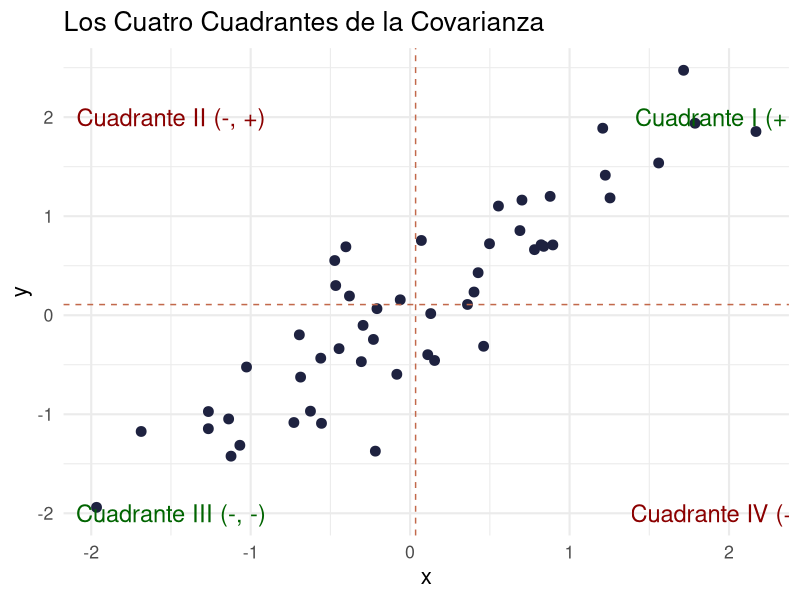
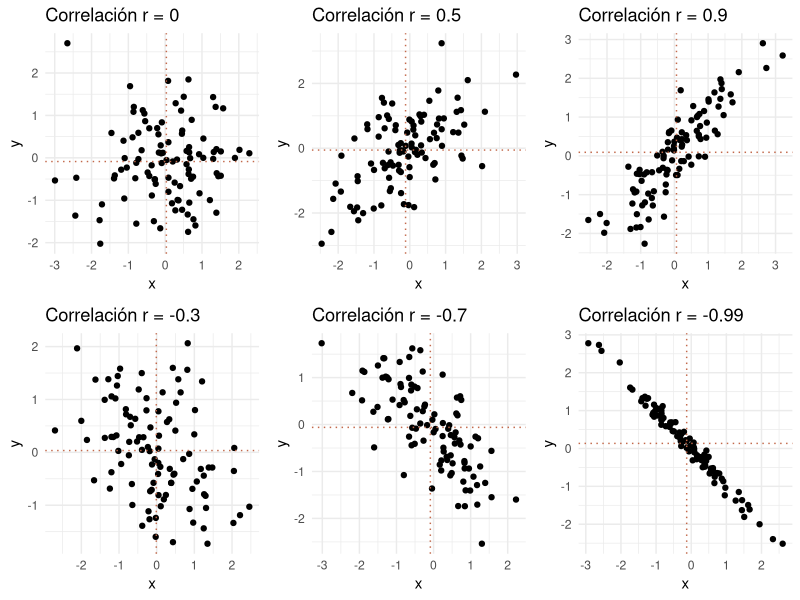
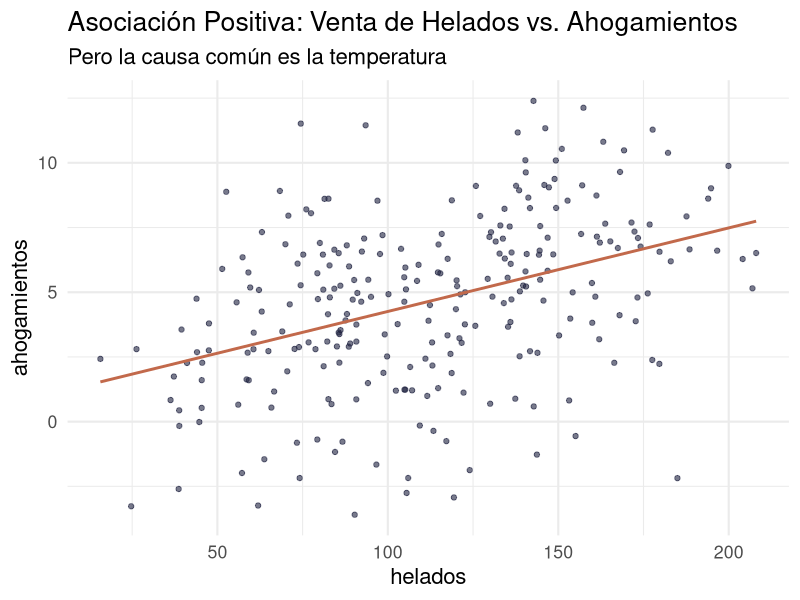
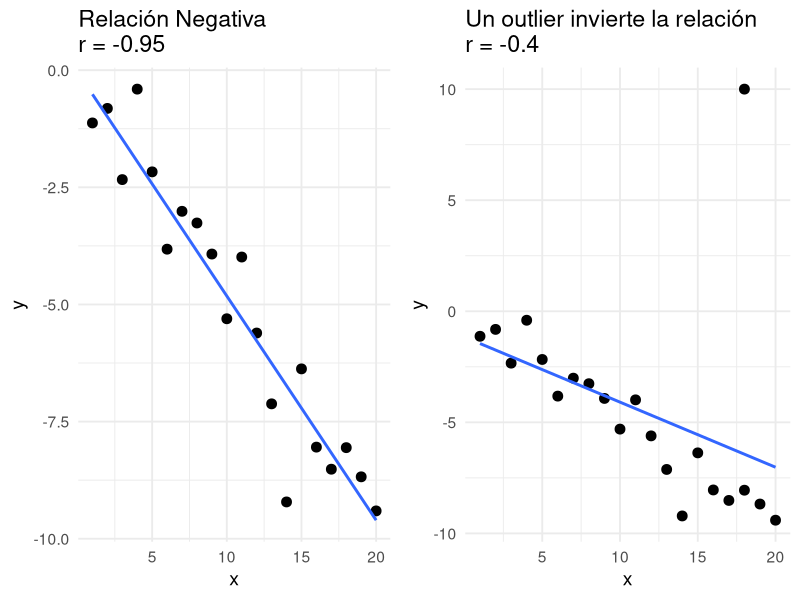
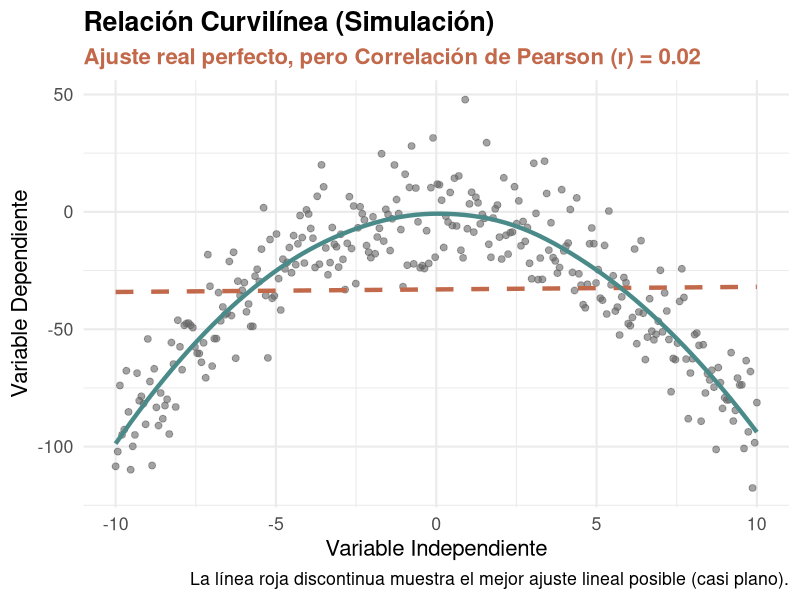
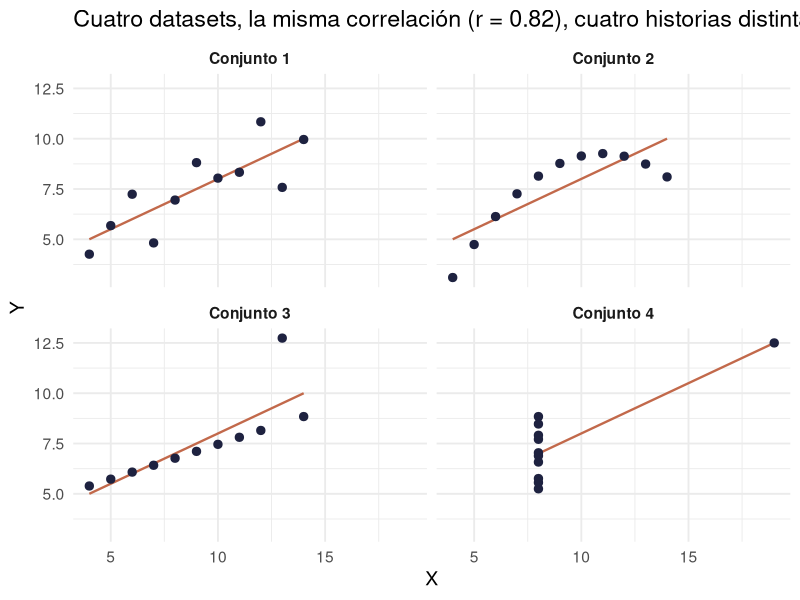

Here is the R script that generated these plots, in order:
## ---- chunk 1
library(tidyverse)
set.seed(123)
datos_cov <- tibble(x = rnorm(50), y = x + rnorm(50, 0, 0.5))
mean_x <- mean(datos_cov$x)
mean_y <- mean(datos_cov$y)
ggplot(datos_cov, aes(x, y)) +
  geom_point(size=3, color="#1E2240") +
  geom_vline(xintercept = mean_x, color = "#C2694B", linetype = "dashed") +
  geom_hline(yintercept = mean_y, color = "#C2694B", linetype = "dashed") +
  annotate("text", x = 2, y = 2, label = "Cuadrante I (+, +)", color = "darkgreen", size=6) +
  annotate("text", x = -1.5, y = 2, label = "Cuadrante II (-, +)", color = "darkred", size=6) +
  annotate("text", x = -1.5, y = -2, label = "Cuadrante III (-, -)", color = "darkgreen", size=6) +
  annotate("text", x = 2, y = -2, label = "Cuadrante IV (+, -)", color = "darkred", size=6) +
  labs(title="Los Cuatro Cuadrantes de la Covarianza") +
  theme_minimal(base_size=16)
## ---- chunk 2


library(ggplot2)
library(gridExtra)
# Función para crear un conjunto de datos con una correlación específica
crear_datos <- function(n, cor) {
  x <- rnorm(n)
  y <- cor * x + sqrt(1 - cor^2) * rnorm(n)
  data.frame(x = x, y = y)
}

# Crear seis conjuntos de datos con diferentes correlaciones
set.seed(42)
datos_0 <- crear_datos(100, 0)
datos_neg03 <- crear_datos(100, -0.3)
datos_pos05 <- crear_datos(100, 0.5)
datos_neg07 <- crear_datos(100, -0.7)
datos_pos09 <- crear_datos(100, 0.9)
datos_neg099 <- crear_datos(100, -0.99)

# Función para crear gráficos con líneas de la media
crear_grafico <- function(data, title) {
  ggplot(data, aes(x = x, y = y)) + 
    geom_point() + 
    geom_vline(xintercept = mean(data$x), color = "#C2694B", linetype = "dotted") +  # Línea vertical para la media de x
    geom_hline(yintercept = mean(data$y), color = "#C2694B", linetype = "dotted") +  # Línea horizontal para la media de y
    labs(title = title) + 
    theme_minimal()
}

# Crear los gráficos individuales con líneas de la media
g0 <- crear_grafico(datos_0, "Correlación r = 0")
g_neg03 <- crear_grafico(datos_neg03, "Correlación r = -0.3")
g_pos05 <- crear_grafico(datos_pos05, "Correlación r = 0.5")
g_neg07 <- crear_grafico(datos_neg07, "Correlación r = -0.7")
g_pos09 <- crear_grafico(datos_pos09, "Correlación r = 0.9")
g_neg099 <- crear_grafico(datos_neg099, "Correlación r = -0.99")

# Organizar los gráficos en una cuadrícula 2x3
grid.arrange(g0,g_pos05, g_pos09,g_neg03, g_neg07, g_neg099, ncol = 3)


## ---- chunk 3
# Datos simulados para el ejemplo
set.seed(123)
datos_esp <- tibble(
  temperatura = rep(10:35, each=10),
  helados = temperatura * 5 + rnorm(260, 0, 20),
  ahogamientos = temperatura * 0.2 + rnorm(260, 0, 3)
)
ggplot(datos_esp, aes(x = helados, y = ahogamientos)) +
  geom_point(color = "#1E2240", alpha=0.6) +
  geom_smooth(method="lm", color="#C2694B", se=FALSE) +
  labs(title="Asociación Positiva: Venta de Helados vs. Ahogamientos",
       subtitle="Pero la causa común es la temperatura") +
  theme_minimal(base_size=16)
## ---- chunk 4
set.seed(1)
datos_outlier <- tibble(x = 1:20, y = -0.5*x + rnorm(20))
r1 <- cor(datos_outlier$x, datos_outlier$y)
p1 <- ggplot(datos_outlier, aes(x,y)) + geom_point(size=3) + geom_smooth(method="lm", se=F) + labs(title=paste("Relación Negativa\nr =", round(r1,2))) + theme_minimal(base_size=14)

datos_outlier_mod <- bind_rows(datos_outlier, tibble(x=18, y=10))
r2 <- cor(datos_outlier_mod$x, datos_outlier_mod$y)
p2 <- ggplot(datos_outlier_mod, aes(x,y)) + geom_point(size=3) + geom_smooth(method="lm", se=F) + labs(title=paste("Un outlier invierte la relación\nr =", round(r2,2))) + theme_minimal(base_size=14)

gridExtra::grid.arrange(p1, p2, ncol = 2)
## ---- chunk 5

library(tidyverse)

# 1. GENERACIÓN DE DATOS SINTÉTICOS (ESQUEMÁTICOS)
set.seed(123) # Semilla para reproducibilidad

datos_simulados <- tibble(
  x = seq(-10, 10, length.out = 300),
  # Creamos una relación cuadrática perfecta (y = -x^2) + un poco de ruido normal
  y = -x^2 + rnorm(300, mean = 0, sd = 15) 
)

# Calculamos la correlación para mostrarla en el gráfico
cor_pearson <- cor(datos_simulados$x, datos_simulados$y)

# 2. VISUALIZACIÓN
ggplot(datos_simulados, aes(x = x, y = y)) +
  # Puntos de los datos
  geom_point(alpha = 0.6, color = "grey40", size = 2) +
  
  # A. Lo que ve Pearson (Ajuste Lineal - Rojo)
  geom_smooth(method = "lm", se = FALSE, color = "#C2694B", linetype = "dashed", linewidth = 1.5) +
  
  # B. La relación real (Ajuste No Lineal - Azul Verdoso)
  geom_smooth(method = "loess", se = FALSE, color = "#4A8B8A", linewidth = 1.5) +
  
  # Etiquetas y Estética
  labs(
    title = "Relación Curvilínea (Simulación)",
    subtitle = paste0("Ajuste real perfecto, pero Correlación de Pearson (r) = ", round(cor_pearson, 2)),
    x = "Variable Independiente", 
    y = "Variable Dependiente",
    caption = "La línea roja discontinua muestra el mejor ajuste lineal posible (casi plano)."
  ) +
  theme_minimal(base_size = 16) +
  theme(
    plot.title = element_text(face = "bold"),
    plot.subtitle = element_text(color = "#C2694B", face = "bold")
  )
## ---- chunk 6
# El cuarteto viene incluido en R (datasets::anscombe)
anscombe_long <- anscombe %>%
  pivot_longer(everything(),
               names_to = c(".value", "conjunto"),
               names_pattern = "(.)(.)") %>%
  mutate(conjunto = paste("Conjunto", conjunto))

ggplot(anscombe_long, aes(x = x, y = y)) +
  geom_smooth(method = "lm", se = FALSE, color = "#C2694B", linewidth = 0.8) +
  geom_point(color = "#1E2240", size = 2.5) +
  facet_wrap(~conjunto) +
  labs(title = "Cuatro datasets, la misma correlación (r = 0.82), cuatro historias distintas",
       x = "X", y = "Y") +
  theme_minimal(base_size = 14) +
  theme(strip.text = element_text(face = "bold"))
